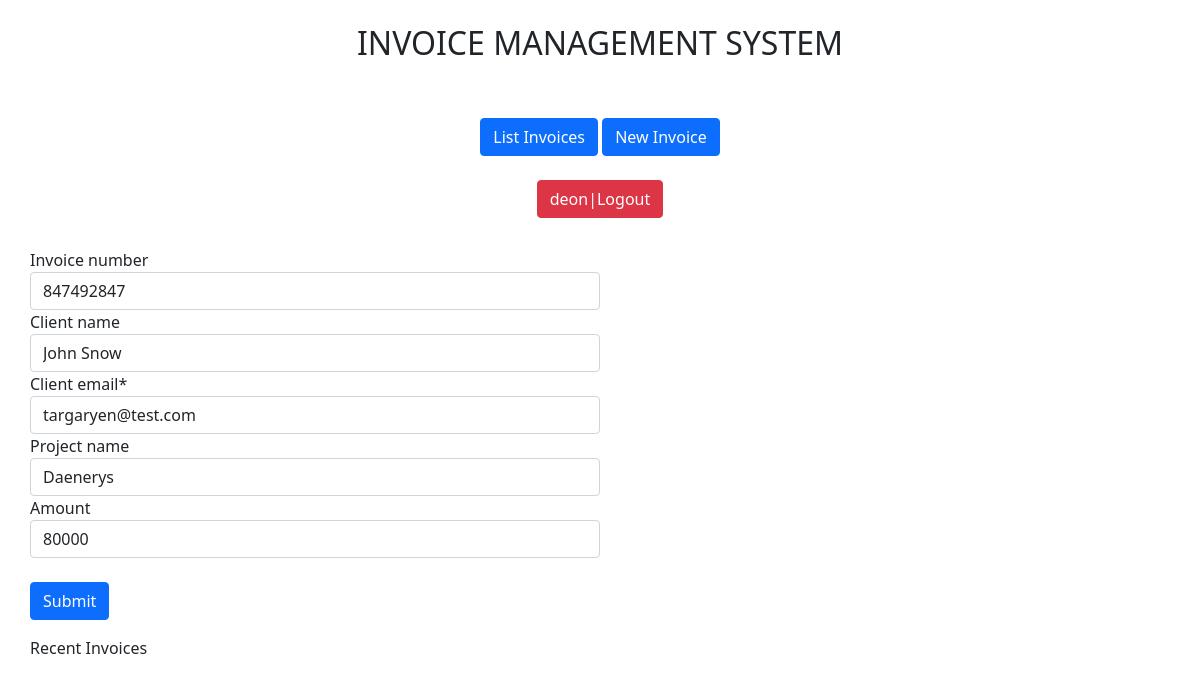
The page /update_invoice/26/ (signed in) on the database its author committed.
### invoice/models.py (models this page shows, shortened)
class Invoice(models.Model):
    Invoice_number = models.IntegerField(blank=True, null=True)
    Client_name = models.CharField(max_length=30, default='', blank=True, null=True)
    Client_email = models.EmailField(max_length=50, unique=True ,default='')
    Project_name = models.CharField(max_length=300, default='', blank=True, null=True)
    Amount_choice = (
        ('40000','40000'),
        ('60000','60000'),
        ('80000','80000'),
        ('100000','100000'),
        ('125000','125000'),
        ('150000','150000'),
    )
    Amount = models.CharField(max_length=30, blank=True, null=True ,choices=Amount_choice)
    Payment_link =models.CharField(max_length=100, default='', blank=True, null=True)

### invoice/views.py (the view)
# urls.py: path('update_invoice/<str:pk>/', views.update_invoice, name='update_invoice'),
@login_required
def update_invoice(request,pk):
    queryset = Invoice.objects.get(id=pk)
    form = InvoiceUpdateForm(instance=queryset)
    if request.method == 'POST':
        form = InvoiceUpdateForm(request.POST, instance=queryset)
        if form.is_valid():
            form.save()
            return redirect('/list_invoice')
    context = {
        "form":form
    }
    return render(request, 'entry.html', context)

### invoice/forms.py (shortened to what this page needs)
class InvoiceUpdateForm(forms.ModelForm):
    class Meta:
        model = Invoice
        fields = ['Invoice_number','Client_name','Client_email',
                  'Project_name', 'Amount','Payment_link']

### invoice/templates/entry.html (shortened to what this page needs)
{% load static %}
{% load crispy_forms_tags %}
{% include 'nav.html' %}
<html lang="en">
<head>
    <link rel="stylesheet" type="text/css" href="https://cdn.jsdelivr.net/npm/bootstrap@5.0.2/dist/css/bootstrap.min.css">
    <link href="{% static 'css/stylesheet.css' %}" rel="stylesheet">
    <link href="{% static 'js/jquery-ui-1.12.1/jquery-ui.min.css' %}" rel="stylesheet">
    <link href="{% static 'js/jquery-ui-1.12.1/jquery-ui.structure.min.css' %}" rel="stylesheet">
    <link href="{% static 'js/jquery-ui-1.12.1/jquery-ui.theme.min.css' %}" rel="stylesheet">
</head>
<body>
<div class="myForm">
    <form method="POST" action=''>{% csrf_token %}
        <div class="col-sm-6">
            <div class="form-row">
                {{form.Invoice_number|as_crispy_field}}
            </div>
            <div class="form-row">
                {{form.Client_name|as_crispy_field}}
                {{form.Client_email|as_crispy_field}}
            </div>
            <div class="form-row">
                {{form.Project_name|as_crispy_field}}
                {{form.Amount|as_crispy_field}}
            </div><br>
            <input type="submit" class="btn btn-primary" value="Submit">
        </div>
    </form>
    <div class="recent">
        <span class="">Recent Invoices</span>
    </div>
</body>
</html>

### invoice/templates/nav.html
<div class="mymenu-bar">
    <br>
    <h2>INVOICE MANAGEMENT SYSTEM</h2><br><br>
    {% if request.user.is_authenticated %}
    <a href="/list_invoice"><div class="btn btn-primary mybutton" >List Invoices</div></a>
    <a href="/add_invoice"><div class="btn btn-primary mybutton" >New Invoice</div></a><br><br>
    <a href="/accounts/logout"><button class="btn btn-danger">{{user}}|Logout</button></a>
    {% else %}
    <a href="/accounts/login"><button class="btn btn-danger">Login</button></a>
    {% endif %}
</div>

### static/css/stylesheet.css (style rules this page uses)
body { background-color:#e7e7e7!important text-align:center; }
.myForm { margin:30px; }
.mymenu-bar { text-align:center; }

### rows shown on the page
Invoice: Invoice_number "847492847", Client_name "John Snow", Client_email "targaryen@test.com", Project_name "Daenerys", Amount "80000"

### other values the page prints
{{ user }} "deon"
